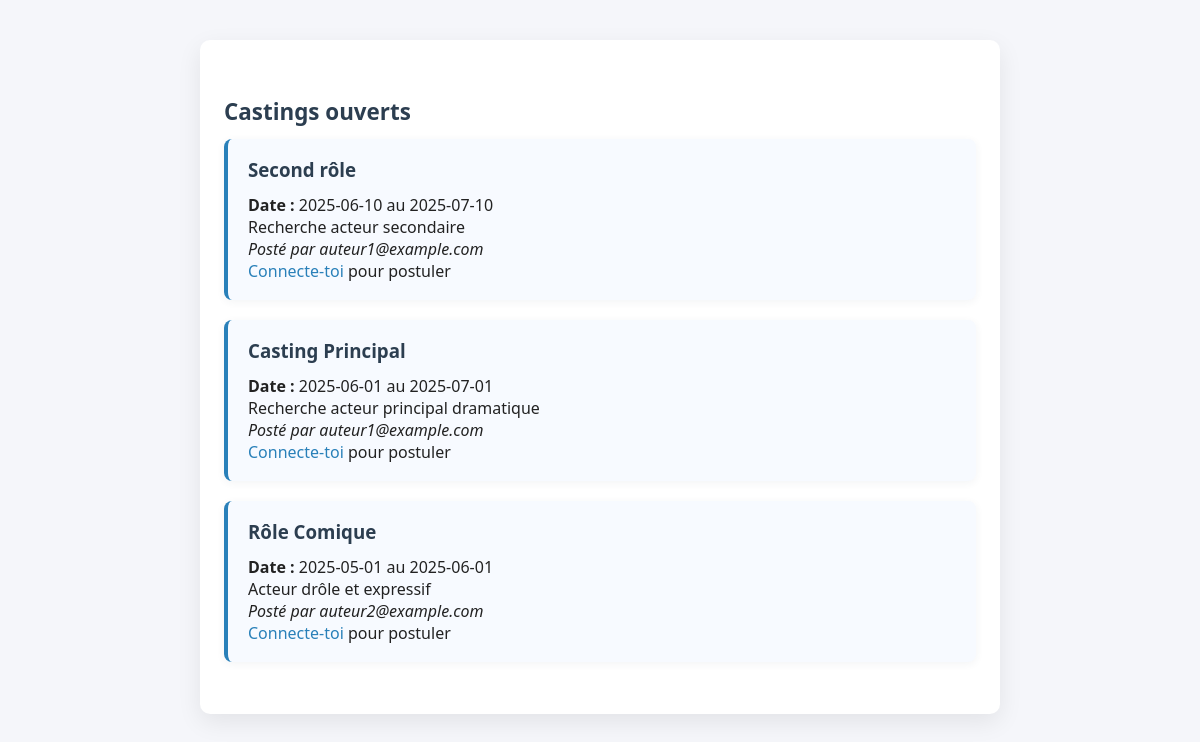
Page /php/castings_list.php on the committed database.
### tables this page shows
CREATE TABLE `castings` (
                            `id` int NOT NULL AUTO_INCREMENT,
                            `projet_id` int NOT NULL,
                            `user_id` int NOT NULL,
                            `titre` varchar(255) NOT NULL,
                            `description` text NOT NULL,
                            `date_debut` date NOT NULL,
                            `date_fin` date NOT NULL,
                            PRIMARY KEY (`id`),
                            KEY `projet_id` (`projet_id`),
                            KEY `user_id` (`user_id`),
                            CONSTRAINT fk_castings_project FOREIGN KEY (`projet_id`) REFERENCES `projects`(`id`),
                            CONSTRAINT fk_castings_user FOREIGN KEY (`user_id`) REFERENCES `users`(`id`)
);

CREATE TABLE `users` (
                         `id` int NOT NULL AUTO_INCREMENT,
                         `username` varchar(100) NOT NULL,
                         `email` varchar(191) NOT NULL,
                         `password_hash` varchar(255) NOT NULL,
                         `role` enum('candidat','auteur') NOT NULL,
                         PRIMARY KEY (`id`),
                         UNIQUE KEY `email` (`email`)
);

### php/castings_list.php (called while the page is built, shortened)
<?php
require 'db.php';
$stmt = $pdo->query("
    SELECT castings.*, users.email AS director
    FROM castings
    JOIN users ON castings.user_id = users.id
    ORDER BY date_debut DESC
");
$castings = $stmt->fetchAll();
include '../views/castings_list.php';
?>

### views/castings_list.php (the view, shortened to what this page needs)
<!DOCTYPE html>
<html lang="fr">
<head>
    <link rel="stylesheet" href="../css/style.css">
</head>
<body>
<div class="container">
    <h2>Castings ouverts</h2>
    <?php if (!empty($castings)): ?>
        <?php foreach ($castings as $casting): ?>
            <div class="card">
                <h3><?= htmlspecialchars($casting['titre']) ?></h3>
                <p><strong>Date :</strong> <?= htmlspecialchars($casting['date_debut']) ?> au <?= htmlspecialchars($casting['date_fin']) ?></p>
                <p><?= nl2br(htmlspecialchars($casting['description'])) ?></p>
                <p><em>Posté par <?= htmlspecialchars($casting['director']) ?></em></p>
                <?php if (isset($_SESSION['user_id']) && isset($_SESSION['role']) && $_SESSION['role'] === 'candidat'): ?>
                    <form action="../php/apply_casting.php" method="post">
                        <input type="hidden" name="casting_id" value="<?= htmlspecialchars($casting['id']) ?>">
                        <button type="submit">S'inscrire</button>
                    </form>
                <?php elseif (!isset($_SESSION['user_id'])): ?>
                    <p><a href="login.php">Connecte-toi</a> pour postuler</p>
                <?php endif; ?>
            </div>
        <?php endforeach; ?>
    <?php else: ?>
        <p>Aucun casting disponible pour le moment.</p>
    <?php endif; ?>
</div>
</body>
</html>

### css/style.css (style rules this page uses)
* { box-sizing: border-box; margin: 0; padding: 0; }
body { font-family: 'Segoe UI', Arial, sans-serif; background: #f5f6fa; color: #222; min-height: 100vh; }
.container { max-width: 800px; margin: 40px auto 40px auto; background: #fff; border-radius: 10px; box-shadow: 0 8px 24px rgba(0,0,0,0.08); padding: 32px 24px 32px 24px; }
h1, h2, h3 { color: #2c3e50; margin-bottom: 12px; }
h2 { font-size: 1.4em; margin-top: 24px; margin-bottom: 12px; }
a { color: #2980b9; text-decoration: none; transition: color 0.2s; }
.card { background: #f7faff; border-radius: 8px; box-shadow: 0 2px 8px rgba(44,62,80,0.06); padding: 18px 20px; margin-bottom: 20px; border-left: 4px solid #2980b9; }

### rows in the picture
castings: titre "Second rôle", date_debut "2025-06-10", date_fin "2025-07-10", description "Recherche acteur secondaire", user.email "auteur1@example.com"
castings: titre "Casting Principal", date_debut "2025-06-01", date_fin "2025-07-01", description "Recherche acteur principal dramatique", user.email "auteur1@example.com"
castings: titre "Rôle Comique", date_debut "2025-05-01", date_fin "2025-06-01", description "Acteur drôle et expressif", user.email "auteur2@example.com"
